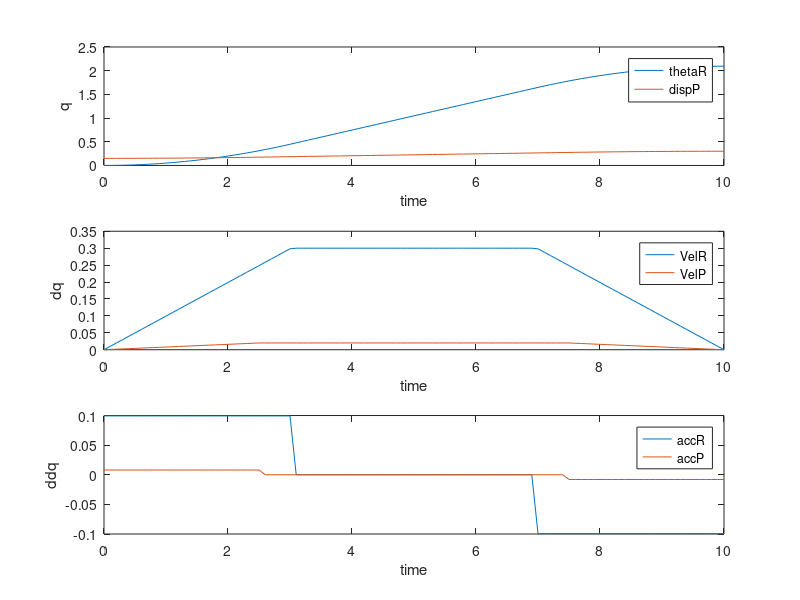

The MATLAB source for this figure:
clc
clear all
close all
J = [0 1];
qi = [0 0.15];
qf = [2.0944 0.3];
T = 10;
incr = 0.1;

Vr=0.3; Vp=0.02;
tf=T;
dqi12=[0;0];
dqf12=[0;0];
j=1;
for t=0:incr:T
    
for i=1:length(J)
    if J(i)==0
        qi1=qi(1); qf1=qf(1); dqi1=dqi12(1); dqf1=dqf12(1);
        V=Vr;
        tb=(qi1-qf1+V*tf)/V;
    else
      qi1=qi(2); qf1=qf(2); dqi1=dqi12(2); dqf1=dqf12(2);
      V=Vp;
      tb=(qi1-qf1+V*tf)/V;
    end
    
    if t>=0&&t<=tb
     q(:,i)=qi1+V/(2*tb)*t^2;
     dqi(:,i)=V/tb*t;
     ddqi(:,i)=V/tb;
    elseif t>tb&&t<=(tf-tb)
        q(:,i)=(qi1+qf1-V*tf)/2+V*t;
        dqi(:,i)=V;
        ddqi(:,i)=0;
    else 
        q(:,i)=qf1-(V/(2*tb))*(tf^2)+(V/tb)*tf*t-(V/(2*tb))*(t^2);
        dqi(:,i)=(V/tb)*tf-(V/tb)*t;
        ddqi(:,i)=-V/tb;
    end
end



time(j)=t;
    qplot(:,j) = q;
    dqplot(:,j) = dqi;
    ddqplot(:,j) = ddqi;

j=j+1;
end

for i=1:2
 figure(3)
 hold on
 subplot(3,1,1)

 plot(time,qplot(i,:))
 legend('thetaR','dispP')
 xlabel('time')
 ylabel('q')
 
 
 hold on
 subplot(3,1,2)
 plot(time,dqplot(i,:))
 legend('VelR','VelP')
  xlabel('time')
 ylabel('dq')
 
 hold on
 subplot(3,1,3)
 plot(time,ddqplot(i,:))
 legend('accR','accP')
  xlabel('time')
 ylabel('ddq')
 hold off
end